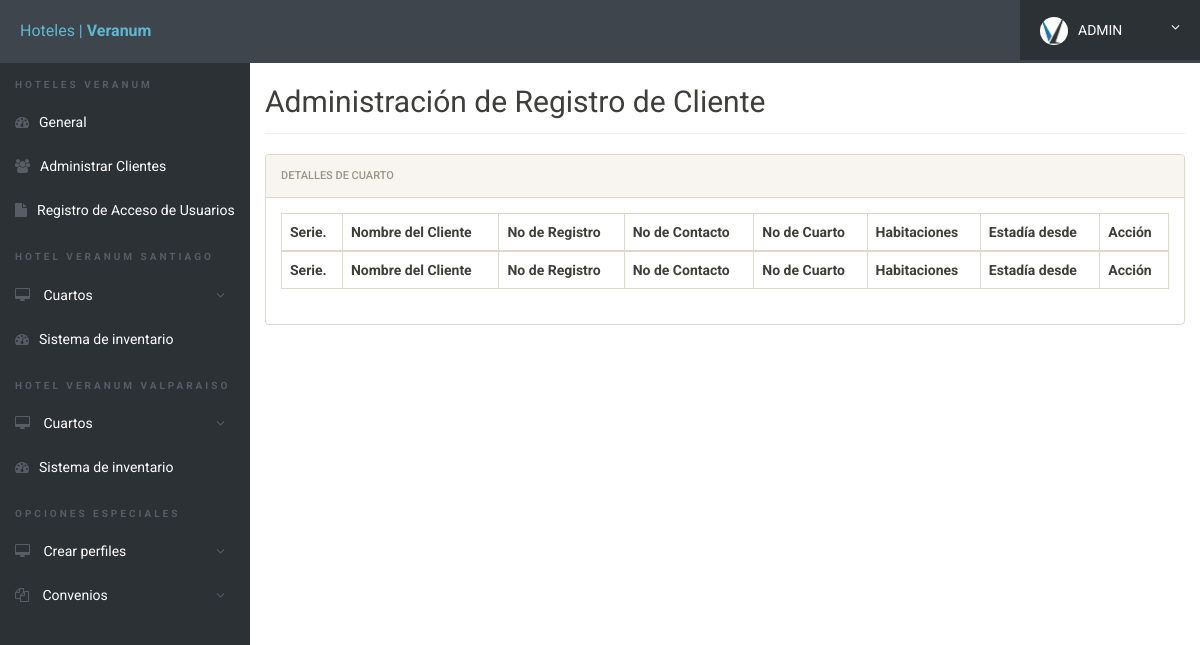
Before: /admin/manage-students.php (signed in) with the older database file.
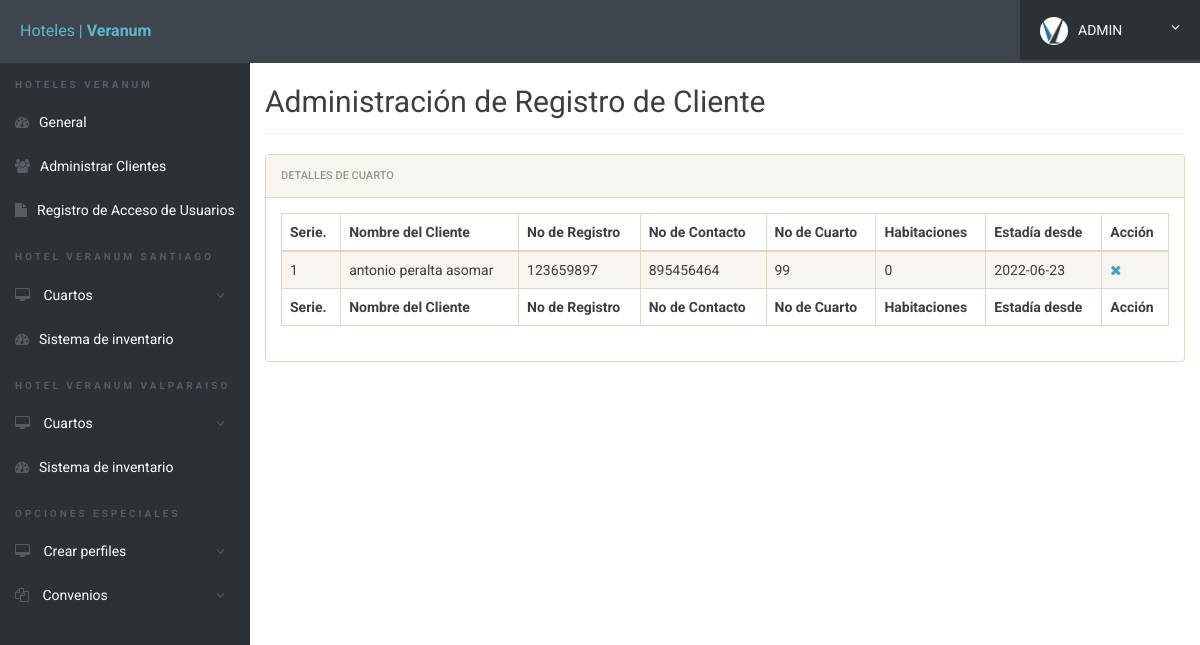
After: the same page with the newer database file.
### tables this page shows
CREATE TABLE `registration` (
  `id` int(11) NOT NULL,
  `roomno` int(11) NOT NULL,
  `seater` int(11) NOT NULL,
  `feespm` int(11) NOT NULL,
  `foodstatus` int(11) NOT NULL,
  `stayfrom` date NOT NULL,
  `duration` int(11) NOT NULL,
  `course` varchar(500) NOT NULL,
  `regno` int(11) NOT NULL,
  `firstName` varchar(500) NOT NULL,
  `middleName` varchar(500) NOT NULL,
  `lastName` varchar(500) NOT NULL,
  `gender` varchar(250) NOT NULL,
  `contactno` bigint(11) NOT NULL,
  `emailid` varchar(500) NOT NULL,
  `egycontactno` bigint(11) NOT NULL,
  `guardianName` varchar(500) NOT NULL,
  `guardianRelation` varchar(500) NOT NULL,
  `guardianContactno` bigint(11) NOT NULL,
  `corresAddress` varchar(500) NOT NULL,
  `corresCIty` varchar(500) NOT NULL,
  `corresState` varchar(500) NOT NULL,
  `corresPincode` int(11) NOT NULL,
  `pmntAddress` varchar(500) NOT NULL,
  `pmntCity` varchar(500) NOT NULL,
  `pmnatetState` varchar(500) NOT NULL,
  `pmntPincode` int(11) NOT NULL,
  `postingDate` timestamp NOT NULL DEFAULT current_timestamp(),
  `updationDate` varchar(500) NOT NULL
);

### admin/manage-students.php (the view, shortened to what this page needs)
<?php
include('includes/config.php');
?>
<!doctype html>
<html lang="en" class="no-js">
<head>
	<link rel="stylesheet" href="css/font-awesome.min.css">
	<link rel="stylesheet" href="css/bootstrap.min.css">
	<link rel="stylesheet" href="css/dataTables.bootstrap.min.css">
	<link rel="stylesheet" href="css/bootstrap-social.css">
	<link rel="stylesheet" href="css/bootstrap-select.css">
	<link rel="stylesheet" href="css/fileinput.min.css">
	<link rel="stylesheet" href="css/awesome-bootstrap-checkbox.css">
	<link rel="stylesheet" href="css/style.css">
</head>
<body>
	<?php include('includes/header.php');?>
	<div class="ts-main-content">
			<?php include('includes/sidebar.php');?>
		<div class="content-wrapper">
			<div class="container-fluid">
				<div class="row">
					<div class="col-md-12">
						</br></br><h2 class="page-title">Administración de Registro de Cliente</h2>
						<div class="panel panel-default">
							<div class="panel-heading">Detalles de Cuarto</div>
							<div class="panel-body">
								<table id="zctb" class="display table table-striped table-bordered table-hover" cellspacing="0" width="100%">
									<thead>
										<tr>
											<th>Serie.</th>
											<th>Nombre del Cliente</th>
											<th>No de Registro</th>
											<th>No de Contacto </th>
											<th>No de Cuarto  </th>
											<th>Habitaciones</th>
											<th>Estadía desde </th>
											<th>Acción</th>
										</tr>
									</thead>
									<tfoot>
										<tr>
											<th>Serie.</th>
											<th>Nombre del Cliente</th>
											<th>No de Registro</th>
											<th>No de Contacto </th>
											<th>No de Cuarto  </th>
											<th>Habitaciones</th>
											<th>Estadía desde </th>
											<th>Acción</th>
										</tr>
									</tfoot>
									<tbody>
<?php
$ret="select * from registration";
$stmt= $mysqli->prepare($ret) ;
$stmt->execute() ;
$res=$stmt->get_result();
$cnt=1;
while($row=$res->fetch_object())
	  {
	  	?>
<tr><td><?php echo $cnt;;?></td>
<td><?php echo $row->firstName;?> <?php echo $row->middleName;?> <?php echo $row->lastName;?></td>
<td><?php echo $row->regno;?></td>
<td><?php echo $row->contactno;?></td>
<td><?php echo $row->roomno;?></td>
<td><?php echo $row->seater;?></td>
<td><?php echo $row->stayfrom;?></td>
<td>
<a href="manage-students.php?del=<?php echo $row->id;?>" title="Delete Record" onclick="return confirm("Do you want to delete");"><i class="fa fa-close"></i></a></td>
										</tr>
									<?php
$cnt=$cnt+1;
									 } ?>
									</tbody>
								</table>
							</div>
						</div>
					</div>
				</div>
			</div>
		</div>
	</div>
</body>
</html>

### admin/includes/header.php (shortened to what this page needs)
<div class="brand clearfix">
		<a href="#" class="logo" style="font-size:16px;">Hoteles | <b>Veranum</b></a>
		<ul class="ts-profile-nav">
			<li class="ts-account">
				<a href="#"><img src="img/ts-avatar.jpg" class="ts-avatar hidden-side" alt="">ADMIN<i class="fa fa-angle-down hidden-side"></i></a>
			</li>
		</ul>
	</div>

Changed rows visible on the page:
added registration: firstName "antonio", middleName "peralta", lastName "asomar", regno "123659897", contactno "895456464", roomno "99", seater "0", stayfrom "2022-06-23"
